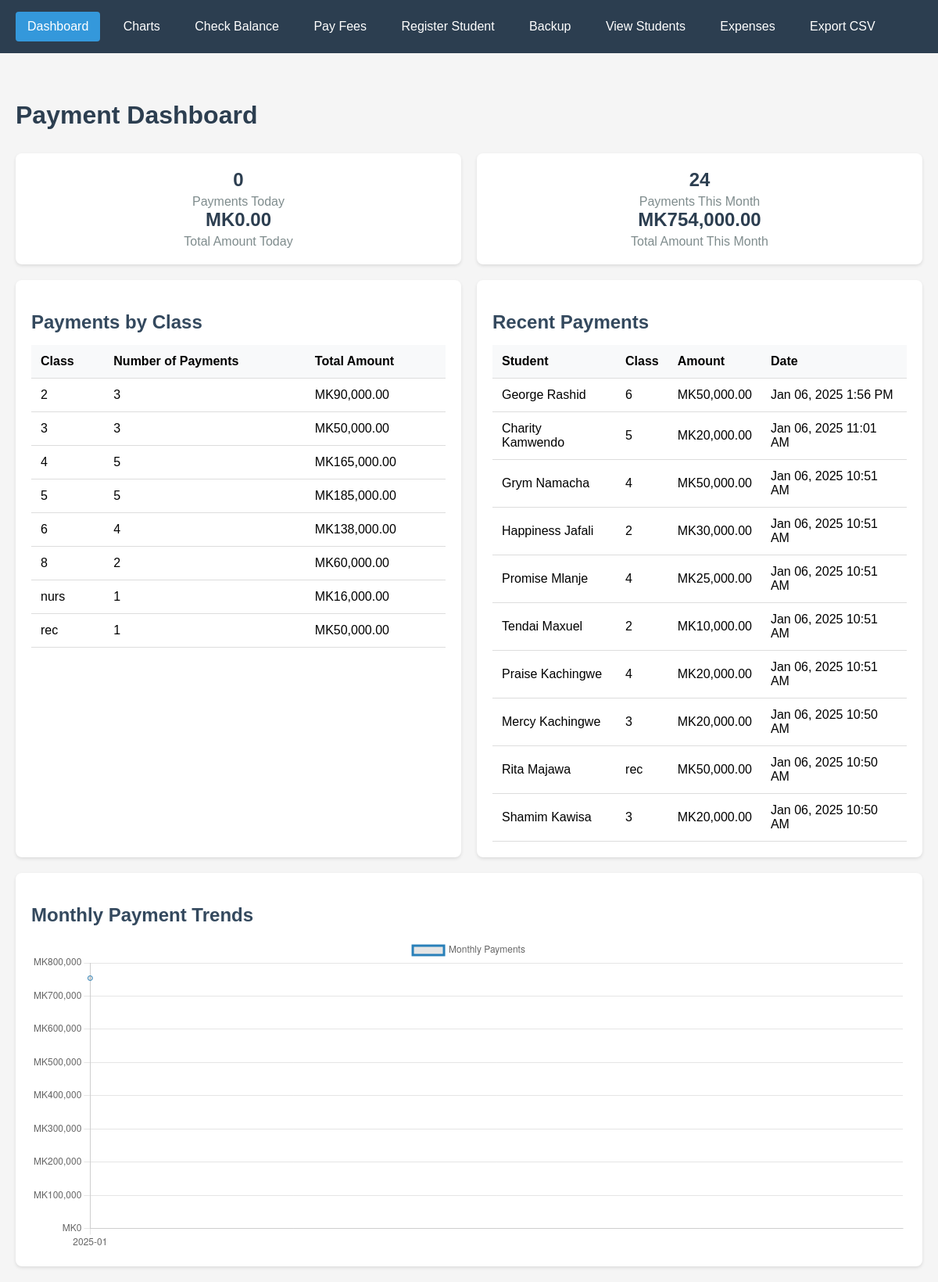
The page / on the database its author committed.
### tables this page shows
CREATE TABLE `payments` (
  `payment_id` int(11) NOT NULL AUTO_INCREMENT,
  `student_id` int(10) unsigned DEFAULT NULL,
  `amount_paid` decimal(10,2) NOT NULL,
  `payment_date` timestamp NOT NULL DEFAULT current_timestamp(),
  PRIMARY KEY (`payment_id`),
  KEY `payments_ibfk_1` (`student_id`)
);

CREATE TABLE `students` (
  `student_id` int(10) NOT NULL AUTO_INCREMENT,
  `name` varchar(100) NOT NULL,
  `class` varchar(20) NOT NULL,
  `date_of_birth` date NOT NULL,
  `gender` enum('Male','Female','Other') NOT NULL,
  `parent_phone` varchar(15) NOT NULL,
  `created_at` timestamp NOT NULL DEFAULT current_timestamp(),
  PRIMARY KEY (`student_id`)
);

### index.php (the view, shortened to what this page needs)
<?php
include 'db.php';
require_once 'navigation.php';
$today_query = "SELECT COUNT(*) as count, COALESCE(SUM(amount_paid), 0) as total
                FROM payments
                WHERE DATE(payment_date) = CURDATE()";
$today_result = $conn->query($today_query);
$today_stats = $today_result->fetch_assoc();
$month_query = "SELECT COUNT(*) as count, COALESCE(SUM(amount_paid), 0) as total
                FROM payments
                WHERE MONTH(payment_date) = MONTH(CURDATE())
                AND YEAR(payment_date) = YEAR(CURDATE())";
$month_result = $conn->query($month_query);
$month_stats = $month_result->fetch_assoc();
$class_query = "SELECT s.class, COUNT(*) as payment_count, COALESCE(SUM(p.amount_paid), 0) as total_amount
                FROM payments p
                JOIN students s ON p.student_id = s.student_id
                GROUP BY s.class
                ORDER BY s.class";
$class_result = $conn->query($class_query);
$recent_query = "SELECT s.name, s.class, p.amount_paid, p.payment_date
                FROM payments p
                JOIN students s ON p.student_id = s.student_id
                ORDER BY p.payment_date DESC
                LIMIT 10";
$recent_result = $conn->query($recent_query);
$monthly_totals_query = "SELECT
                            DATE_FORMAT(payment_date, '%Y-%m') as month,
                            COALESCE(SUM(amount_paid), 0) as total
                        FROM payments
                        WHERE payment_date >= DATE_SUB(CURDATE(), INTERVAL 6 MONTH)
                        GROUP BY DATE_FORMAT(payment_date, '%Y-%m')
                        ORDER BY month";
$monthly_totals_result = $conn->query($monthly_totals_query);
$monthly_data = [];
while ($row = $monthly_totals_result->fetch_assoc()) {
    $monthly_data[] = $row;
}
?>
<!DOCTYPE html>
<html>
<head>
</head>
<body>
    <div class="container">
        <h1>Payment Dashboard</h1>
        <div class="dashboard-grid">
            <div class="card stat-card">
                <div class="stat-value"><?= number_format($today_stats['count']) ?></div>
                <div class="stat-label">Payments Today</div>
                <div class="stat-value">MK<?= number_format($today_stats['total'], 2) ?></div>
                <div class="stat-label">Total Amount Today</div>
            </div>
            <div class="card stat-card">
                <div class="stat-value"><?= number_format($month_stats['count']) ?></div>
                <div class="stat-label">Payments This Month</div>
                <div class="stat-value">MK<?= number_format($month_stats['total'], 2) ?></div>
                <div class="stat-label">Total Amount This Month</div>
            </div>
        </div>
        <div class="dashboard-grid">
            <div class="card">
                <h2>Payments by Class</h2>
                <table>
                    <thead>
                        <tr>
                            <th>Class</th>
                            <th>Number of Payments</th>
                            <th>Total Amount</th>
                        </tr>
                    </thead>
                    <tbody>
                        <?php while ($row = $class_result->fetch_assoc()): ?>
                        <tr>
                            <td><?= htmlspecialchars($row['class']) ?></td>
                            <td><?= number_format($row['payment_count']) ?></td>
                            <td>MK<?= number_format($row['total_amount'], 2) ?></td>
                        </tr>
                        <?php endwhile; ?>
                    </tbody>
                </table>
            </div>
            <div class="card">
                <h2>Recent Payments</h2>
                <table>
                    <thead>
                        <tr>
                            <th>Student</th>
                            <th>Class</th>
                            <th>Amount</th>
                            <th>Date</th>
                        </tr>
                    </thead>
                    <tbody>
                        <?php while ($row = $recent_result->fetch_assoc()): ?>
                        <tr>
                            <td><?= htmlspecialchars($row['name']) ?></td>
                            <td><?= htmlspecialchars($row['class']) ?></td>
                            <td>MK<?= number_format($row['amount_paid'], 2) ?></td>
                            <td><?= date('M d, Y g:i A', strtotime($row['payment_date'])) ?></td>
                        </tr>
                        <?php endwhile; ?>
                    </tbody>
                </table>
            </div>
        </div>
        <div class="card">
            <h2>Monthly Payment Trends</h2>
            <div class="chart-container">
                <canvas id="monthlyChart"></canvas>
            </div>
        </div>
    </div>
    <script>
        // Monthly payments chart
        const ctx = document.getElementById('monthlyChart').getContext('2d');
        new Chart(ctx, {
            type: 'line',
            data: {
                labels: <?= json_encode(array_column($monthly_data, 'month')) ?>,
                datasets: [{
                    label: 'Monthly Payments',
                    data: <?= json_encode(array_column($monthly_data, 'total')) ?>,
                    borderColor: '#2980b9',
                    tension: 0.1,
                    fill: false
                }]
            },
            options: {
                responsive: true,
                maintainAspectRatio: false,
                scales: {
                    y: {
                        beginAtZero: true,
                        ticks: {
                            callback: function(value) {
                                return 'MK' + value.toLocaleString();
                            }
                        }
                    }
                },
                plugins: {
                    tooltip: {
                        callbacks: {
                            label: function(context) {
                                return 'MK' + context.raw.toLocaleString();
                            }
                        }
                    }
                }
            }
        });
    </script>
</body>
</html>

### index.php (style rules this page uses)
body { font-family: Arial, sans-serif; margin: 0; padding: 0; background-color: #f5f5f5; }
.container { padding: 20px; }
.dashboard-grid { display: grid; grid-template-columns: repeat(auto-fit, minmax(300px, 1fr)); gap: 20px; margin-bottom: 20px; }
.card { background: white; padding: 20px; border-radius: 8px; box-shadow: 0 2px 4px rgba(0,0,0,0.1); }
.stat-card { text-align: center; }
.stat-value { font-size: 24px; font-weight: bold; color: #2c3e50; }
.stat-label { color: #7f8c8d; margin-top: 5px; }
table { width: 100%; border-collapse: collapse; margin-top: 10px; }
th, td { padding: 12px; text-align: left; border-bottom: 1px solid #ddd; }
th { background-color: #f8f9fa; }
.chart-container { height: 400px; }
h1 { color: #2c3e50; margin-bottom: 30px; }
h2 { color: #34495e; margin-bottom: 15px; }

### rows shown on the page
payments: student.name "George Rashid", student.class "6", amount_paid "50,000.00", payment_date "Jan 06, 2025 1:56 PM"
payments: student.name "Charity Kamwendo", student.class "5", amount_paid "20,000.00", payment_date "Jan 06, 2025 11:01 AM"
payments: student.name "Grym Namacha", student.class "4", amount_paid "50,000.00", payment_date "Jan 06, 2025 10:51 AM"
payments: student.name "Happiness Jafali", student.class "2", amount_paid "30,000.00", payment_date "Jan 06, 2025 10:51 AM"
payments: student.name "Promise Mlanje", student.class "4", amount_paid "25,000.00", payment_date "Jan 06, 2025 10:51 AM"
payments: student.name "Tendai Maxuel", student.class "2", amount_paid "10,000.00", payment_date "Jan 06, 2025 10:51 AM"
payments: student.name "Praise Kachingwe", student.class "4", amount_paid "20,000.00", payment_date "Jan 06, 2025 10:51 AM"
payments: student.name "Mercy Kachingwe", student.class "3", amount_paid "20,000.00", payment_date "Jan 06, 2025 10:50 AM"
payments: student.name "Rita Majawa", student.class "rec", amount_paid "50,000.00", payment_date "Jan 06, 2025 10:50 AM"
payments: student.name "Shamim Kawisa", student.class "3", amount_paid "20,000.00", payment_date "Jan 06, 2025 10:50 AM"

### other values the page prints
$today_stats['count'] "0"
$today_stats['total'] "0.00"
$month_stats['count'] "24"
$month_stats['total'] "754,000.00"
$row['class'] "2"
$row['payment_count'] "3"
$row['total_amount'] "90,000.00"
$row['class'] "3"
$row['total_amount'] "50,000.00"
$row['class'] "4"
$row['payment_count'] "5"
$row['total_amount'] "165,000.00"
$row['class'] "5"
$row['total_amount'] "185,000.00"
$row['class'] "6"
